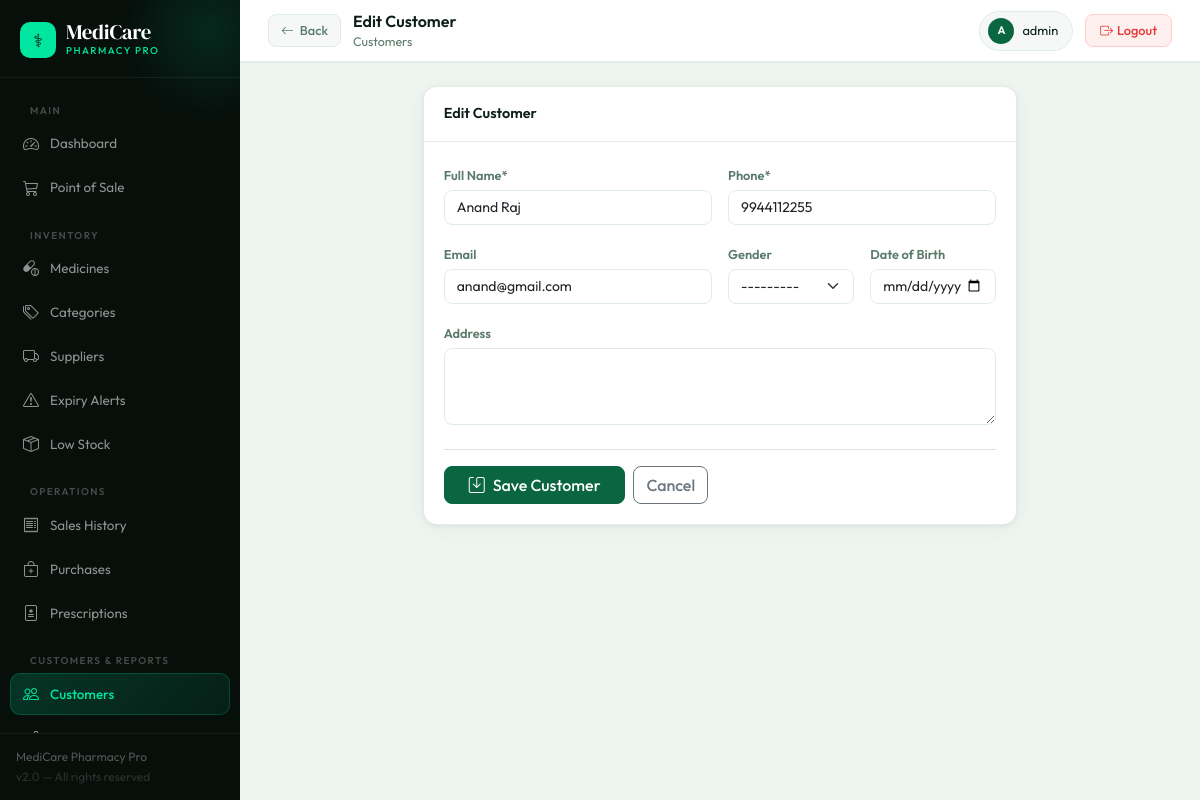
The app's page /customers/3/edit/ (signed in) with its own data.
### customers/models.py (models this page shows, shortened)
class Customer(models.Model):
    GENDER_CHOICES = [('M','Male'),('F','Female'),('O','Other')]
    name = models.CharField(max_length=200)
    phone = models.CharField(max_length=20, unique=True)
    email = models.EmailField(blank=True)
    gender = models.CharField(max_length=1, choices=GENDER_CHOICES, blank=True)
    date_of_birth = models.DateField(null=True, blank=True)
    address = models.TextField(blank=True)
    loyalty_points = models.PositiveIntegerField(default=0)
    total_purchases = models.DecimalField(max_digits=12, decimal_places=2, default=0)
    is_active = models.BooleanField(default=True)
    created_at = models.DateTimeField(auto_now_add=True)
    class Meta:
        ordering = ['-created_at']

### customers/views.py (the view)
# urls.py: path('<int:pk>/edit/', views.customer_edit, name='customer_edit'),
@login_required
def customer_edit(request, pk):
    customer = get_object_or_404(Customer, pk=pk)
    if request.method == 'POST':
        form = CustomerForm(request.POST, instance=customer)
        if form.is_valid():
            form.save()
            messages.success(request, 'Customer updated.')
            return redirect('customer_detail', pk=pk)
    else:
        form = CustomerForm(instance=customer)
    return render(request, 'customers/customer_form.html', {'form': form, 'title': 'Edit Customer'})

### customers/forms.py
class CustomerForm(forms.ModelForm):
    class Meta:
        model = Customer
        exclude = ['loyalty_points', 'total_purchases', 'created_at']
        widgets = {
            'name': forms.TextInput(attrs={'class':'form-control'}),
            'phone': forms.TextInput(attrs={'class':'form-control'}),
            'email': forms.EmailInput(attrs={'class':'form-control'}),
            'gender': forms.Select(attrs={'class':'form-select'}),
            'date_of_birth': forms.DateInput(attrs={'class':'form-control','type':'date'}),
            'address': forms.Textarea(attrs={'class':'form-control','rows':3}),
        }

### templates/customers/customer_form.html (shortened to what this page needs)
{% extends 'base.html' %}
{% block page_title %}{{ title }}{% endblock %}
{% block breadcrumb %}Customers{% endblock %}
{% block back_button %}<a href="{% url 'customer_list' %}" class="back-btn"><i class="bi bi-arrow-left"></i> Back</a>{% endblock %}
{% block content %}
<div class="row justify-content-center"><div class="col-lg-8">
  <div class="card">
    <div class="card-header">{{ title }}</div>
    <div class="card-body">
      <form method="post">{% csrf_token %}
        <div class="row g-3">
          <div class="col-md-6"><label class="form-label">Full Name*</label>{{ form.name }}</div>
          <div class="col-md-6"><label class="form-label">Phone*</label>{{ form.phone }}</div>
          <div class="col-md-6"><label class="form-label">Email</label>{{ form.email }}</div>
          <div class="col-md-3"><label class="form-label">Gender</label>{{ form.gender }}</div>
          <div class="col-md-3"><label class="form-label">Date of Birth</label>{{ form.date_of_birth }}</div>
          <div class="col-12"><label class="form-label">Address</label>{{ form.address }}</div>
        </div>
        <div class="d-flex gap-2 mt-4 pt-3 border-top">
          <button type="submit" class="btn btn-primary px-4"><i class="bi bi-save me-2"></i>Save Customer</button>
          <a href="{% url 'customer_list' %}" class="btn btn-outline-secondary">Cancel</a>
        </div>
      </form>
    </div>
  </div>
</div></div>
{% endblock %}

### templates/base.html (shortened to what this page needs)
<!DOCTYPE html>
<html lang="en">
<head>
<link href="https://cdn.jsdelivr.net/npm/bootstrap@5.3.0/dist/css/bootstrap.min.css" rel="stylesheet">
<link href="https://cdn.jsdelivr.net/npm/bootstrap-icons@1.11.0/font/bootstrap-icons.css" rel="stylesheet">
</head>
<body>
{% if user.is_authenticated %}
<aside class="sidebar">
  <div class="sb-brand">
    <div class="logo-wrap">
      <div class="logo-icon">⚕</div>
      <div>
        <div class="logo-text">MediCare</div>
        <div class="logo-sub">Pharmacy Pro</div>
      </div>
    </div>
  </div>
  <nav class="sb-nav">
    <div class="sb-section">Main</div>
    <a href="/" class="sb-link {% if request.path == '/' %}active{% endif %}">
      <i class="bi bi-speedometer2"></i> Dashboard
    </a>
    <a href="{% url 'pos' %}" class="sb-link {% if '/sales/pos' in request.path %}active{% endif %}">
      <i class="bi bi-cart3"></i> Point of Sale
    </a>
    <div class="sb-section">Inventory</div>
    <a href="{% url 'medicine_list' %}" class="sb-link ">
      <i class="bi bi-capsule-pill"></i> Medicines
    </a>
    <a href="{% url 'category_list' %}" class="sb-link {% if 'categor' in request.path %}active{% endif %}">
      <i class="bi bi-tags"></i> Categories
    </a>
    <a href="{% url 'supplier_list' %}" class="sb-link {% if 'supplier' in request.path %}active{% endif %}">
      <i class="bi bi-truck"></i> Suppliers
    </a>
    <a href="{% url 'expiry_alerts' %}" class="sb-link {% if 'expiry' in request.path %}active{% endif %}">
      <i class="bi bi-exclamation-triangle"></i> Expiry Alerts
    </a>
    <a href="{% url 'low_stock_list' %}" class="sb-link {% if 'low-stock' in request.path %}active{% endif %}">
      <i class="bi bi-box-seam"></i> Low Stock
    </a>
    <div class="sb-section">Operations</div>
    <a href="{% url 'sale_list' %}" class="sb-link {% if '/sales/' in request.path and 'pos' not in request.path %}active{% endif %}">
      <i class="bi bi-receipt"></i> Sales History
    </a>
    <a href="{% url 'po_list' %}" class="sb-link {% if '/purchase' in request.path %}active{% endif %}">
      <i class="bi bi-bag-plus"></i> Purchases
    </a>
    <a href="{% url 'prescription_list' %}" class="sb-link {% if '/prescriptions' in request.path %}active{% endif %}">
      <i class="bi bi-file-medical"></i> Prescriptions
    </a>
    <div class="sb-section">Customers & Reports</div>
    <a href="{% url 'customer_list' %}" class="sb-link {% if '/customers' in request.path %}active{% endif %}">
      <i class="bi bi-people"></i> Customers
    </a>
    <a href="{% url 'analytics_dashboard' %}" class="sb-link {% if '/analytics' in request.path and 'gst' not in request.path and 'profit' not in request.path %}active{% endif %}">
      <i class="bi bi-bar-chart-line"></i> Analytics
    </a>
  </nav>
  <div class="sb-footer">
    <div>MediCare Pharmacy Pro</div>
    <div style="color:rgba(255,255,255,.15);margin-top:2px;">v2.0 — All rights reserved</div>
  </div>
</aside>
<div class="main">
  <header class="topbar">
    <div class="topbar-left">
      {% block back_button %}{% endblock %}
      <div>
        <div class="topbar-title">{% block page_title %}Dashboard{% endblock %}</div>
        <div class="topbar-breadcrumb">{% block breadcrumb %}MediCare Pharmacy{% endblock %}</div>
      </div>
    </div>
    <div class="topbar-right">
      <div class="user-chip">
        <div class="user-avatar">{{ user.username|first|upper }}</div>
        <span>{{ user.get_full_name|default:user.username }}</span>
      </div>
      <a href="{% url 'logout' %}" class="logout-btn"><i class="bi bi-box-arrow-right me-1"></i>Logout</a>
    </div>
  </header>
  <div class="page-content">
    {% block content %}{% endblock %}
  </div>
</div>
{% else %}
{% block auth_content %}{% endblock %}
{% endif %}
</body>
</html>

### records on screen
Customer: name "Anand Raj", phone "9944112255", email "anand@gmail.com", gender "---------"

### other values on screen
{{ title }} "Edit Customer"
{{ user.username|first|upper }} "A"
{{ user.get_full_name|default:user.username }} "admin"
